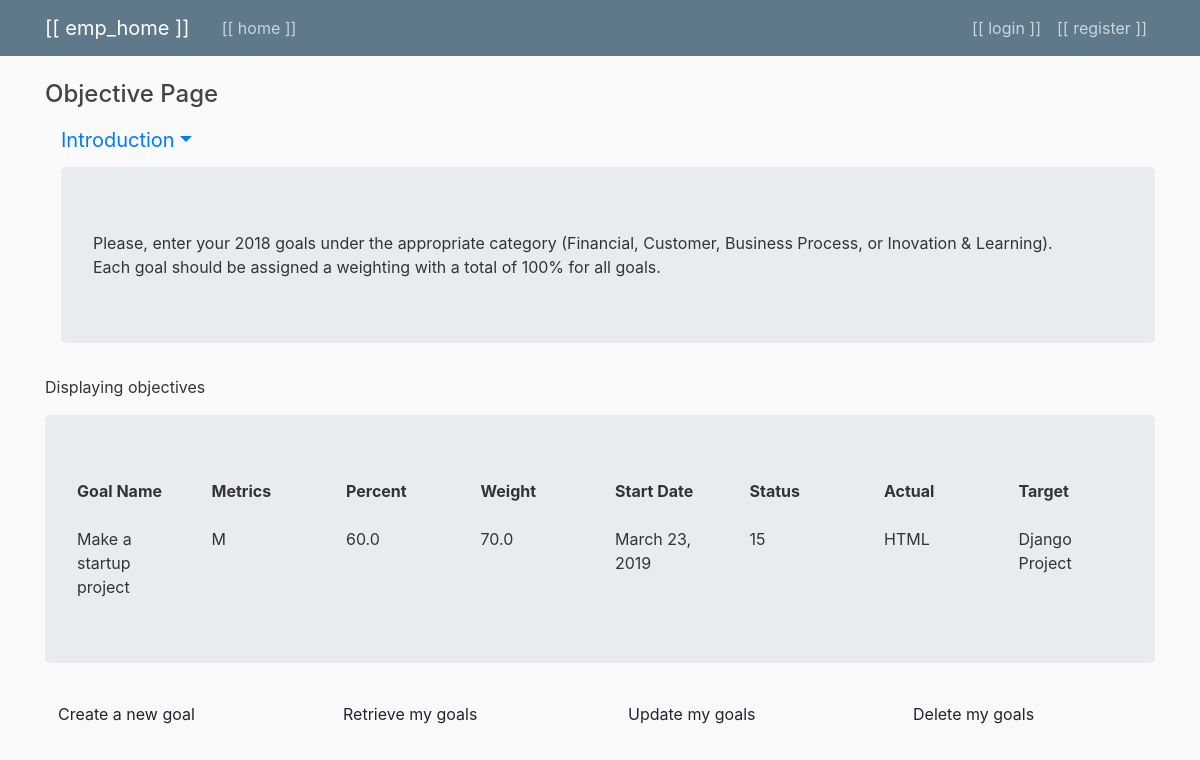
/objective/3/, run on the app's committed database.
### employee/models.py (models this page shows)
class EmployeeGoals(models.Model):
    worker = models.ForeignKey(User, on_delete = models.CASCADE, default=1)
    GoalsName = models.CharField(max_length=200, verbose_name='GoalsName', default='-')
    Metrics = models.CharField(max_length=100, verbose_name='GoalsName', default='-')
    Percent = models.FloatField(max_length=100, verbose_name='Percent', default=0.0)
    Weight = models.FloatField(max_length=100, verbose_name='Weight', default=0.0)
    StartDate= models.DateField(default=timezone.now)
    Status= models.IntegerField(verbose_name='Status', default=0)
    Actual = models.CharField(max_length=100, verbose_name='Actual', default='-')
    Target = models.TextField(default='-')

### employee/views.py (the view)
# urls.py: path('objective/<int:pk>/', GetEmployeeGoal.as_view(template_name='employee/goals.html'), name='goals'),
class GetEmployeeGoal(DetailView):
    model = EmployeeGoals
    context_object_name = 'employee_goal'

### employee/templates/employee/goals.html
{% extends "employee/base.html" %}
{% block content %}
  <div class="wrapper drop">
      <h4>Objective Page</h4>
      <div class="dropdown">
        <a class="nav-link dropdown-toggle introduction" href="http://example.com" data-toggle="dropdown" aria-haspopup="true" aria-expanded="false" v-on:click="intro = !intro">Introduction</a>
        <div v-show="intro" class=" jumbotron mt-1 ml-3">
            <span>Please, enter your 2018 goals under the appropriate category (Financial, Customer, Business Process, or Inovation & Learning).</span><br>
            <span>Each goal should be assigned a weighting with a total of 100% for all goals.</span>
        </div>
      </div>
      <div class="mt-3">
          <span>Displaying objectives</span><br>
            <div class="jumbotron mt-3">
                <div class="row">
                    <div class="col-sm">
                        <span class="bold">Goal Name</span><br><br>
                        <span>{{ employee_goal.GoalsName }} </span>
                    </div>
                    <div class="col-sm">
                        <span class="bold">Metrics</span><br><br>
                        <span>{{ employee_goal.Metrics }} </span>
                    </div>
                    <div class="col-sm">
                        <span class="bold">Percent</span><br><br>
                        <span>{{ employee_goal.Percent }} </span>
                    </div>
                    <div class="col-sm">
                        <span class="bold">Weight</span><br><br>
                        <span>{{ employee_goal.Weight }} </span>
                    </div>
                    <div class="col-sm">
                        <span class="bold">Start Date</span><br><br>
                        <span>{{ employee_goal.StartDate }}</span>
                    </div>
                    <div class="col-sm">
                        <span class="bold">Status</span><br><br>
                        <span>{{ employee_goal.Status }} </span>
                    </div>
                    <div class="col-sm">
                        <span class="bold">Actual</span><br><br>
                        <span>{{ employee_goal.Actual }}</span>
                    </div>
                    <div class="col-sm">
                        <span class="bold">Target</span><br><br>
                        <span>{{ employee_goal.Target }}</span>
                    </div>
                </div>
            </div>
            <div class="wrapper">
                <div class="row">
                    <div class="col-md-3">
                        <a class="btn btn-light" href="{% url 'goals-create' %}">Create a new goal</a>
                    </div>
                    <div class="col-md-3">
                        <a class="btn btn-light" href="{% url 'goals-detail' user.id %}">Retrieve my goals</a>
                    </div>
                    <div class="col-md-3">
                        <a class="btn btn-light" href="{% url 'goals-update' user.id %}">Update my goals</a>
                    </div>
                    <div class="col-md-3">
                        <a class="btn btn-light" href="{% url 'goals-delete' user.id %}">Delete my goals</a>
                    </div>
                </div>
            </div>
      </div>
  </div>
{% endblock content %}

### employee/static/employee/main.css (style rules this page uses)
body { background: #fafafa; color: #333333; margin-top: 5rem; padding-bottom: 80px; }
h1, h2, h3, h4, h5, h6 { color: #444444; }
.introduction { font-size: 20px; }
.bold { font-weight: bold; }

### data on the page
EmployeeGoals: GoalsName "Make a startup project", Metrics "M", Percent "60.0", Weight "70.0", StartDate "March 23, 2019", Status "15", Actual "HTML", Target "Django Project"
